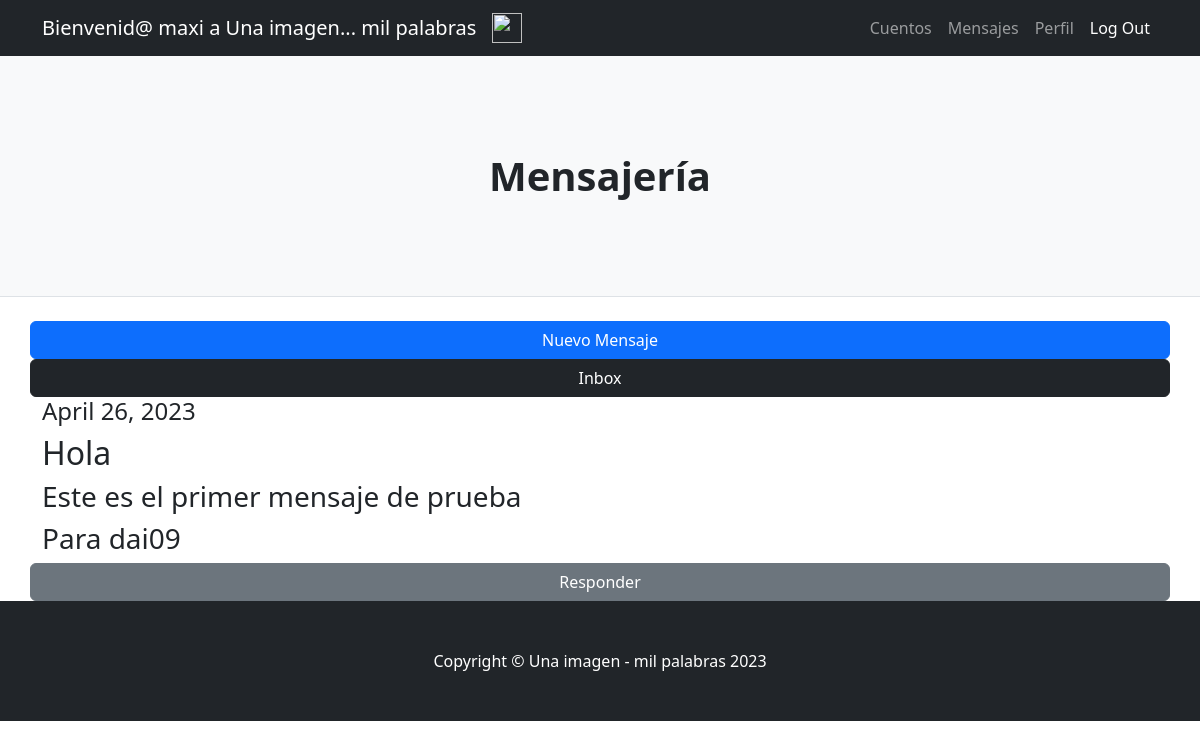
Before: /AppUsuarios/mensajesEnviados (signed in) with the older database file.
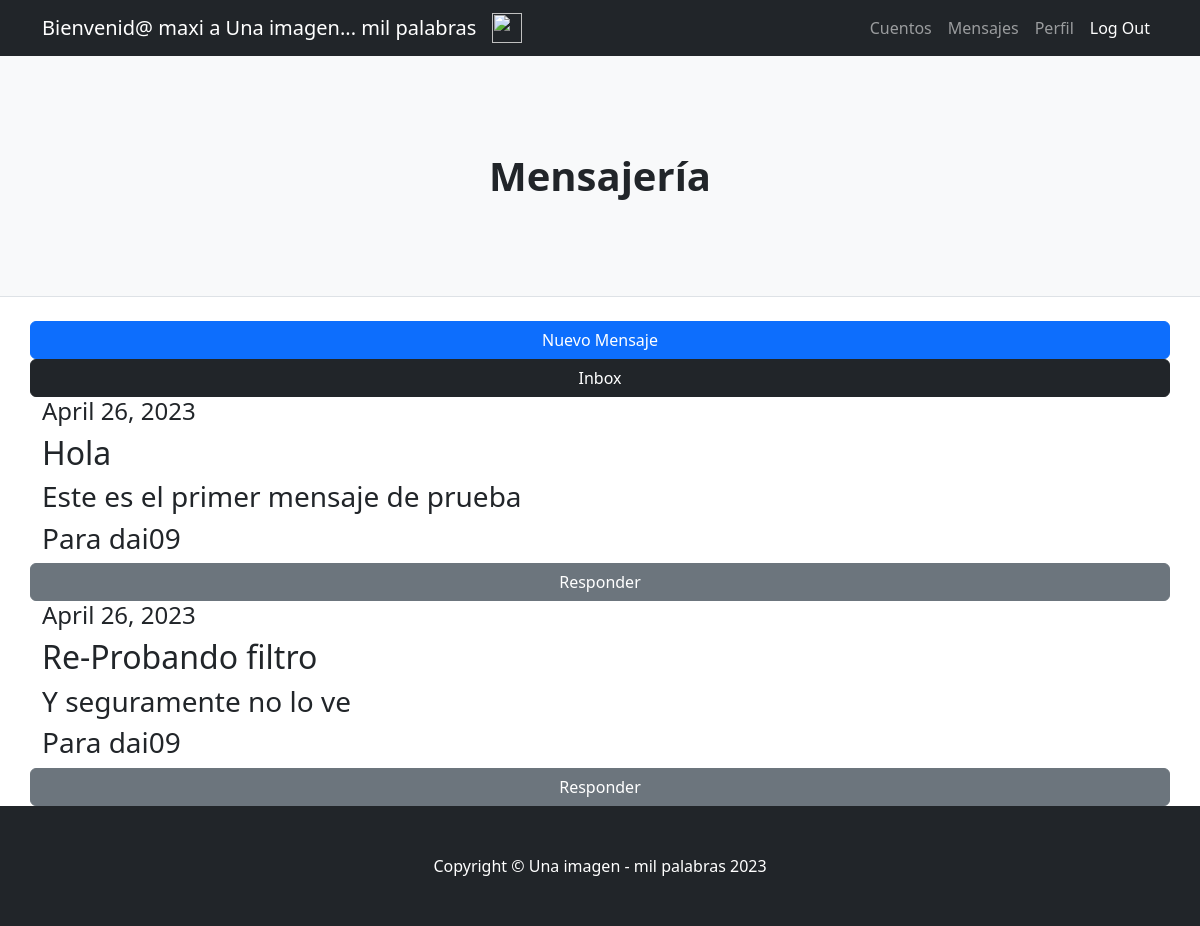
After: the same page with the newer database file.
### AppUsuarios/models.py (models this page shows)
class Mensaje(models.Model):
    remitente=models.ForeignKey(User, related_name="remitente", on_delete=models.CASCADE)
    destinatario=models.ForeignKey(User, related_name="destinatario", on_delete=models.CASCADE)
    titulo=models.CharField(max_length=30)
    contenido=models.CharField(max_length=1000)
    fecha=models.DateField()

### AppUsuarios/views.py (the view)
# urls.py: path('mensajesEnviados', mensajesEnviados, name='mensajesEnviados'),
@login_required
def mensajesEnviados(request):
    mensajes=Mensaje.objects.all()
    return render (request, 'AppUsuarios/mensajesEnviados.html', {'mensajes':mensajes})

### AppUsuarios/templates/AppUsuarios/mensajesEnviados.html
{% extends "AppUsuarios/padre.html" %}
{% load static %}
{% block titulo %}
<h1 class="fw-bolder">Mensajería</h1>
{% endblock %}
{% block cuerpo %}
<body>
    <a class="btn btn-primary" href="{% url 'nuevoMensaje' %}">Nuevo Mensaje</a>
    <a class="btn btn-dark" href="{% url 'mensajes' %}">Inbox</a>
    {% for mensaje in mensajes %}
    {% if mensaje.remitente == request.user %}
    <h4>{{ mensaje.fecha }}</h4>
    <h2>{{ mensaje.titulo }}</h2>
    <h3>{{ mensaje.contenido }}</h3>
    <h3>Para {{mensaje.destinatario}}</h3>
    <a class="btn btn-secondary" href="{% url 'responder' mensaje.id %}">Responder</a>
    {% endif %}
    {% endfor %}
</body>
{% endblock %}

Changed rows visible on the page:
added Mensaje: fecha "April 26, 2023", titulo "Re-Probando filtro", contenido "Y seguramente no lo ve", destinatario "dai09"
